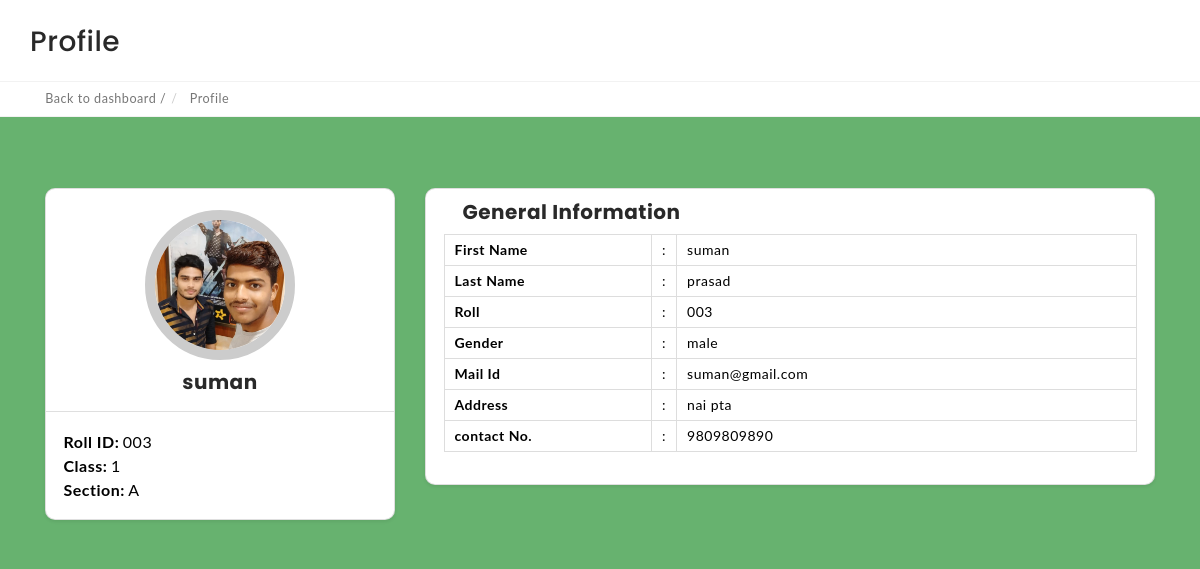
The app's page /studentloginprofile.php (signed in) with its own data.
### tables this page shows
CREATE TABLE `studentregister` (
  `firstname` varchar(50) NOT NULL,
  `lastname` varchar(50) NOT NULL,
  `gender` varchar(20) NOT NULL,
  `dateofbirth` date NOT NULL,
  `address` varchar(100) NOT NULL,
  `pin` int(6) NOT NULL,
  `class` int(6) NOT NULL,
  `section` varchar(6) NOT NULL,
  `rollid` varchar(12) NOT NULL,
  `mobileno` bigint(10) NOT NULL,
  `pic` varchar(100) NOT NULL,
  `email` varchar(50) NOT NULL,
  `password` varchar(50) NOT NULL
);

### studentloginprofile.php (the view, shortened to what this page needs)
<?php
   $connection = mysqli_connect("localhost","root","","souravprasad");
					$query = "select * from studentregister where email  = '$_SESSION[email]'";
					$query_run = mysqli_query($connection,$query);
					while($row = mysqli_fetch_assoc($query_run)){
						$fisrtname= $row['firstname'];
						$lastname= $row['lastname'];
						$address= $row['address'];
						$rollid = $row['rollid'];
						$class = $row['class'];
						$section= $row['section'];
						$gender = $row['gender'];
						$email = $row['email'];
						$mobileno = $row['mobileno'];
						$pic = $row['pic'];
					}
?>
<html>
    <head>
	<link rel="stylesheet" href="css/bootstrap.min.css" media="screen" >
        <link rel="stylesheet" href="csss/font-awesome.min.css" media="screen" >
        <link rel="stylesheet" href="csss/animate-css/animate.min.css" media="screen" >
        <link rel="stylesheet" href="csss/prism/prism.css" media="screen" >
        <link rel="stylesheet" href="csss/main.css" media="screen" >
		<link rel="stylesheet" href="csss/bootstrap.css">
		<link rel="stylesheet" type="text/css" href="studentloginprofile.css">
	</head>
	<body>
	<div class="container-fluid">
                            <div class="row page-title-div">
                                <div class="col-md-6">
                                    <h2 class="title">Profile</h2>
                                </div>
                            </div>
                            <div class="row breadcrumb-div">
                                <div class="col-md-6">
                                    <ul class="breadcrumb">
            							<li><a href="studentsignin.php"><i class="fa fa-home"></i>Back to dashboard  /</a></li>
            							<li><a >  Profile </a></li>
            						</ul>
                                </div>
                            </div>
<div class="student-profile py-4">
  <div class="container">
    <div class="row">
      <div class="col-lg-4">
        <div class="card shadow-sm">
          <div class="card-header bg-transparent text-center">
            <img class="profile_img" src="<?php echo $pic ?>" alt="student dp">
            <h3><?php echo $fisrtname?></h3>
          </div>
          <div class="card-body">
            <p class="mb-0"><strong class="pr-1">Roll ID:</strong><?php echo $rollid ?></p>
            <p class="mb-0"><strong class="pr-1">Class:</strong><?php echo $class?></p>
			<p class="mb-0"><strong class="pr-1">Section:</strong><?php echo $section?></p>
          </div>
        </div>
      </div>
      <div class="col-lg-8">
        <div class="card shadow-sm">
          <div class="card-header bg-transparent border-0">
            <h3 class="mb-0"><i class="far fa-clone pr-1"></i>General Information</h3>
          </div>
          <div class="card-body pt-0">
            <table class="table table-bordered">
              <tr>
                <th width="30%">First Name</th>
                <td width="2%">:</td>
                <td><?php echo $fisrtname?> </td>
              </tr>
              <tr>
                <th width="30%">Last Name	</th>
                <td width="2%">:</td>
                <td><?php echo $lastname ?></td>
              </tr>
              <tr>
                <tr>
                    <th width="30%">Roll</th>
                    <td width="2%">:</td>
                    <td><?php echo $rollid ?></td>
                  </tr>
				  <tr>
                <th width="30%">Gender</th>
                <td width="2%">:</td>
                <td><?php echo $gender ?></td>
              </tr>
              <tr>
                <th width="30%">Mail Id</th>
                <td width="2%">:</td>
                <td><?php echo $email?></td>
              </tr>
              <tr>
                <th width="30%">Address</Address></th>
                <td width="2%">:</td>
                <td><?php echo $address?></td>
              </tr>
              <tr>
                <th width="30%">contact No.</th>
                <td width="2%">:</td>
                <td><?php echo $mobileno ?></td>
              </tr>
            </table>
          </div>
        </div>
      </div>
    </div>
  </div>
</div>
    </body>
</html>

### studentloginprofile.css (style rules this page uses)
body { background-color: #67B26F; padding: 0; margin: 0; font-family: 'Lato', sans-serif; color: #000; }
.student-profile .card { border-radius: 10px; margin-top: 50px; }
.student-profile .card .card-header .profile_img { width: 150px; height: 150px; object-fit: cover; margin: 10px auto; border: 10px solid #ccc; border-radius: 50%; }
.student-profile .card h3 { font-size: 20px; font-weight: 700; }
.student-profile .card p { font-size: 16px; color: #000; }
.student-profile .table th, .student-profile .table td { font-size: 14px; padding: 5px 10px; color: #000; }

### records on screen
studentregister: pic (picture), firstname "suman", rollid "003", class "1", section "A", lastname "prasad", gender "male", email "suman@gmail.com", address "nai pta", mobileno "9809809890"
